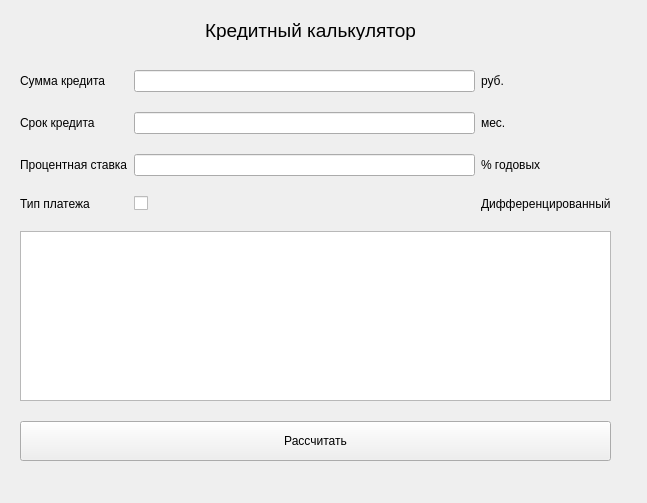
<?xml version="1.0" encoding="UTF-8"?>
<ui version="4.0">
 <class>Loan</class>
 <widget class="QWidget" name="Loan">
  <property name="geometry">
   <rect>
    <x>0</x>
    <y>0</y>
    <width>647</width>
    <height>503</height>
   </rect>
  </property>
  <property name="windowTitle">
   <string>Form</string>
  </property>
  <widget class="QLabel" name="label">
   <property name="geometry">
    <rect>
     <x>130</x>
     <y>20</y>
     <width>361</width>
     <height>20</height>
    </rect>
   </property>
   <property name="font">
    <font>
     <pointsize>14</pointsize>
    </font>
   </property>
   <property name="text">
    <string>Кредитный калькулятор</string>
   </property>
   <property name="alignment">
    <set>Qt::AlignCenter</set>
   </property>
  </widget>
  <widget class="QWidget" name="gridLayoutWidget">
   <property name="geometry">
    <rect>
     <x>20</x>
     <y>70</y>
     <width>591</width>
     <height>391</height>
    </rect>
   </property>
   <layout class="QGridLayout" name="gridLayout">
    <property name="verticalSpacing">
     <number>20</number>
    </property>
    <item row="1" column="0">
     <widget class="QLabel" name="label_7">
      <property name="text">
       <string>Срок кредита</string>
      </property>
     </widget>
    </item>
    <item row="3" column="0">
     <widget class="QLabel" name="label_5">
      <property name="text">
       <string>Процентная ставка</string>
      </property>
     </widget>
    </item>
    <item row="4" column="2">
     <widget class="QLabel" name="lbl_cr_type">
      <property name="text">
       <string>Дифференцированный</string>
      </property>
     </widget>
    </item>
    <item row="6" column="0" colspan="3">
     <widget class="QPushButton" name="btn_calc">
      <property name="minimumSize">
       <size>
        <width>0</width>
        <height>40</height>
       </size>
      </property>
      <property name="text">
       <string>Рассчитать</string>
      </property>
     </widget>
    </item>
    <item row="4" column="0">
     <widget class="QLabel" name="label_8">
      <property name="text">
       <string>Тип платежа</string>
      </property>
     </widget>
    </item>
    <item row="1" column="2">
     <widget class="QLabel" name="label_4">
      <property name="text">
       <string>мес.</string>
      </property>
     </widget>
    </item>
    <item row="0" column="2">
     <widget class="QLabel" name="label_3">
      <property name="text">
       <string>руб.</string>
      </property>
     </widget>
    </item>
    <item row="0" column="0">
     <widget class="QLabel" name="label_2">
      <property name="text">
       <string>Сумма кредита</string>
      </property>
     </widget>
    </item>
    <item row="3" column="2">
     <widget class="QLabel" name="label_6">
      <property name="text">
       <string>% годовых</string>
      </property>
     </widget>
    </item>
    <item row="4" column="1">
     <widget class="QCheckBox" name="chb_cr_type">
      <property name="text">
       <string/>
      </property>
     </widget>
    </item>
    <item row="5" column="0" colspan="3">
     <widget class="QTextEdit" name="cr_data">
      <property name="minimumSize">
       <size>
        <width>0</width>
        <height>0</height>
       </size>
      </property>
     </widget>
    </item>
    <item row="0" column="1">
     <widget class="QLineEdit" name="cr_val"/>
    </item>
    <item row="1" column="1">
     <widget class="QLineEdit" name="cr_term"/>
    </item>
    <item row="3" column="1">
     <widget class="QLineEdit" name="cr_int"/>
    </item>
   </layout>
  </widget>
 </widget>
 <resources/>
 <connections/>
</ui>
